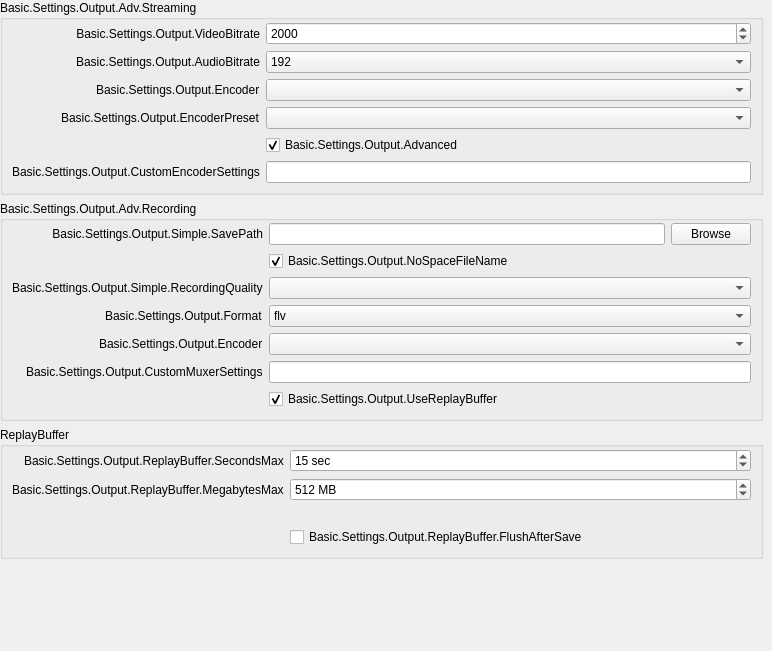
                  <widget class="QWidget" name="scrollAreaWidgetContents_3">
                   <property name="geometry">
                    <rect>
                     <x>0</x>
                     <y>0</y>
                     <width>772</width>
                     <height>651</height>
                    </rect>
                   </property>
                   <property name="sizePolicy">
                    <sizepolicy hsizetype="Preferred" vsizetype="Preferred">
                     <horstretch>0</horstretch>
                     <verstretch>0</verstretch>
                    </sizepolicy>
                   </property>
                   <layout class="QVBoxLayout" name="verticalLayout_52">
                    <property name="leftMargin">
                     <number>0</number>
                    </property>
                    <property name="topMargin">
                     <number>0</number>
                    </property>
                    <property name="rightMargin">
                     <number>9</number>
                    </property>
                    <property name="bottomMargin">
                     <number>0</number>
                    </property>
                    <item>
                     <widget class="QGroupBox" name="simpleStreamingGroupBox">
                      <property name="sizePolicy">
                       <sizepolicy hsizetype="Preferred" vsizetype="Maximum">
                        <horstretch>0</horstretch>
                        <verstretch>0</verstretch>
                       </sizepolicy>
                      </property>
                      <property name="title">
                       <string>Basic.Settings.Output.Adv.Streaming</string>
                      </property>
                      <layout class="QFormLayout" name="simpleStreamingLayout">
                       <property name="fieldGrowthPolicy">
                        <enum>QFormLayout::AllNonFixedFieldsGrow</enum>
                       </property>
                       <property name="labelAlignment">
                        <set>Qt::AlignRight|Qt::AlignTrailing|Qt::AlignVCenter</set>
                       </property>
                       <property name="leftMargin">
                        <number>9</number>
                       </property>
                       <property name="topMargin">
                        <number>2</number>
                       </property>
                       <property name="rightMargin">
                        <number>9</number>
                       </property>
                       <property name="bottomMargin">
                        <number>9</number>
                       </property>
                       <item row="0" column="0">
                        <widget class="QLabel" name="label_19">
                         <property name="minimumSize">
                          <size>
                           <width>170</width>
                           <height>0</height>
                          </size>
                         </property>
                         <property name="text">
                          <string>Basic.Settings.Output.VideoBitrate</string>
                         </property>
                         <property name="alignment">
                          <set>Qt::AlignRight|Qt::AlignTrailing|Qt::AlignVCenter</set>
                         </property>
                         <property name="buddy">
                          <cstring>simpleOutputVBitrate</cstring>
                         </property>
                        </widget>
                       </item>
                       <item row="0" column="1">
                        <widget class="QSpinBox" name="simpleOutputVBitrate">
                         <property name="minimum">
                          <number>200</number>
                         </property>
                         <property name="maximum">
                          <number>1000000</number>
                         </property>
                         <property name="value">
                          <number>2000</number>
                         </property>
                        </widget>
                       </item>
                       <item row="1" column="0">
                        <widget class="QLabel" name="label_20">
                         <property name="text">
                          <string>Basic.Settings.Output.AudioBitrate</string>
                         </property>
                         <property name="buddy">
                          <cstring>simpleOutputABitrate</cstring>
                         </property>
                        </widget>
                       </item>
                       <item row="1" column="1">
                        <widget class="QComboBox" name="simpleOutputABitrate">
                         <property name="currentIndex">
                          <number>8</number>
                         </property>
                         <item>
                          <property name="text">
                           <string>32</string>
                          </property>
                         </item>
                         <item>
                          <property name="text">
                           <string>48</string>
                          </property>
                         </item>
                         <item>
                          <property name="text">
                           <string>64</string>
                          </property>
                         </item>
                         <item>
                          <property name="text">
                           <string>80</string>
                          </property>
                         </item>
                         <item>
                          <property name="text">
                           <string>96</string>
                          </property>
                         </item>
                         <item>
                          <property name="text">
                           <string>112</string>
                          </property>
                         </item>
                         <item>
                          <property name="text">
                           <string>128</string>
                          </property>
                         </item>
                         <item>
                          <property name="text">
                           <string>160</string>
                          </property>
                         </item>
                         <item>
                          <property name="text">
                           <string>192</string>
                          </property>
                         </item>
                         <item>
                          <property name="text">
                           <string>256</string>
                          </property>
                         </item>
                         <item>
                          <property name="text">
                           <string>320</string>
                          </property>
                         </item>
                        </widget>
                       </item>
                       <item row="2" column="0">
                        <widget class="QLabel" name="simpleOutStrEncoderLabel">
                         <property name="text">
                          <string>Basic.Settings.Output.Encoder</string>
                         </property>
                         <property name="buddy">
                          <cstring>simpleOutRecEncoder</cstring>
                         </property>
                        </widget>
                       </item>
                       <item row="2" column="1">
                        <widget class="QComboBox" name="simpleOutStrEncoder"/>
                       </item>
                       <item row="3" column="0">
                        <widget class="QLabel" name="simpleOutPresetLabel">
                         <property name="enabled">
                          <bool>true</bool>
                         </property>
                         <property name="text">
                          <string>Basic.Settings.Output.EncoderPreset</string>
                         </property>
                         <property name="buddy">
                          <cstring>simpleOutPreset</cstring>
                         </property>
                        </widget>
                       </item>
                       <item row="3" column="1">
                        <widget class="QComboBox" name="simpleOutPreset"/>
                       </item>
                       <item row="4" column="1">
                        <widget class="QCheckBox" name="simpleOutAdvanced">
                         <property name="text">
                          <string>Basic.Settings.Output.Advanced</string>
                         </property>
                         <property name="checked">
                          <bool>true</bool>
                         </property>
                        </widget>
                       </item>
                       <item row="5" column="0">
                        <widget class="QLabel" name="label_23">
                         <property name="text">
                          <string>Basic.Settings.Output.CustomEncoderSettings</string>
                         </property>
                         <property name="buddy">
                          <cstring>simpleOutCustom</cstring>
                         </property>
                        </widget>
                       </item>
                       <item row="5" column="1">
                        <widget class="QLineEdit" name="simpleOutCustom"/>
                       </item>
                      </layout>
                     </widget>
                    </item>
                    <item>
                     <widget class="QGroupBox" name="simpleRecordingGroupBox">
                      <property name="sizePolicy">
                       <sizepolicy hsizetype="Preferred" vsizetype="Maximum">
                        <horstretch>0</horstretch>
                        <verstretch>0</verstretch>
                       </sizepolicy>
                      </property>
                      <property name="title">
                       <string>Basic.Settings.Output.Adv.Recording</string>
                      </property>
                      <layout class="QFormLayout" name="formLayout_6">
                       <property name="fieldGrowthPolicy">
                        <enum>QFormLayout::AllNonFixedFieldsGrow</enum>
                       </property>
                       <property name="labelAlignment">
                        <set>Qt::AlignRight|Qt::AlignTrailing|Qt::AlignVCenter</set>
                       </property>
                       <property name="leftMargin">
                        <number>9</number>
                       </property>
                       <property name="topMargin">
                        <number>2</number>
                       </property>
                       <property name="rightMargin">
                        <number>9</number>
                       </property>
                       <property name="bottomMargin">
                        <number>9</number>
                       </property>
                       <item row="0" column="0">
                        <widget class="QLabel" name="label_18">
                         <property name="minimumSize">
                          <size>
                           <width>170</width>
                           <height>0</height>
                          </size>
                         </property>
                         <property name="text">
                          <string>Basic.Settings.Output.Simple.SavePath</string>
                         </property>
                         <property name="alignment">
                          <set>Qt::AlignRight|Qt::AlignTrailing|Qt::AlignVCenter</set>
                         </property>
                         <property name="buddy">
                          <cstring>simpleOutputPath</cstring>
                         </property>
                        </widget>
                       </item>
                       <item row="0" column="1">
                        <layout class="QHBoxLayout" name="horizontalLayout_5">
                         <item>
                          <widget class="QLineEdit" name="simpleOutputPath">
                           <property name="enabled">
                            <bool>true</bool>
                           </property>
                          </widget>
                         </item>
                         <item>
                          <widget class="QPushButton" name="simpleOutputBrowse">
                           <property name="enabled">
                            <bool>true</bool>
                           </property>
                           <property name="text">
                            <string>Browse</string>
                           </property>
                          </widget>
                         </item>
                        </layout>
                       </item>
                       <item row="1" column="1">
                        <widget class="QCheckBox" name="simpleNoSpace">
                         <property name="text">
                          <string>Basic.Settings.Output.NoSpaceFileName</string>
                         </property>
                         <property name="checked">
                          <bool>true</bool>
                         </property>
                        </widget>
                       </item>
                       <item row="2" column="0">
                        <widget class="QLabel" name="label_26">
                         <property name="text">
                          <string>Basic.Settings.Output.Simple.RecordingQuality</string>
                         </property>
                         <property name="buddy">
                          <cstring>simpleOutRecQuality</cstring>
                         </property>
                        </widget>
                       </item>
                       <item row="2" column="1">
                        <widget class="QComboBox" name="simpleOutRecQuality"/>
                       </item>
                       <item row="3" column="0">
                        <widget class="QLabel" name="simpleOutRecFormatLabel">
                         <property name="text">
                          <string>Basic.Settings.Output.Format</string>
                         </property>
                         <property name="buddy">
                          <cstring>simpleOutRecFormat</cstring>
                         </property>
                        </widget>
                       </item>
                       <item row="3" column="1">
                        <widget class="QComboBox" name="simpleOutRecFormat">
                         <item>
                          <property name="text">
                           <string notr="true">flv</string>
                          </property>
                         </item>
                         <item>
                          <property name="text">
                           <string notr="true">mp4</string>
                          </property>
                         </item>
                         <item>
                          <property name="text">
                           <string notr="true">mov</string>
                          </property>
                         </item>
                         <item>
                          <property name="text">
                           <string notr="true">mkv</string>
                          </property>
                         </item>
                         <item>
                          <property name="text">
                           <string notr="true">ts</string>
                          </property>
                         </item>
                         <item>
                          <property name="text">
                           <string notr="true">m3u8</string>
                          </property>
                         </item>
                        </widget>
                       </item>
                       <item row="4" column="0">
                        <widget class="QLabel" name="simpleOutRecEncoderLabel">
                         <property name="text">
                          <string>Basic.Settings.Output.Encoder</string>
                         </property>
                         <property name="buddy">
                          <cstring>simpleOutRecEncoder</cstring>
                         </property>
                        </widget>
                       </item>
                       <item row="4" column="1">
                        <widget class="QComboBox" name="simpleOutRecEncoder"/>
                       </item>
                       <item row="5" column="0">
                        <widget class="QLabel" name="label_420">
                         <property name="text">
                          <string>Basic.Settings.Output.CustomMuxerSettings</string>
                         </property>
                         <property name="buddy">
                          <cstring>simpleOutMuxCustom</cstring>
                         </property>
                        </widget>
                       </item>
                       <item row="5" column="1">
                        <widget class="QLineEdit" name="simpleOutMuxCustom"/>
                       </item>
                       <item row="6" column="1">
                        <widget class="QCheckBox" name="simpleReplayBuf">
                         <property name="text">
                          <string>Basic.Settings.Output.UseReplayBuffer</string>
                         </property>
                         <property name="checked">
                          <bool>true</bool>
                         </property>
                        </widget>
                       </item>
                      </layout>
                     </widget>
                    </item>
                    <item>
                     <widget class="QGroupBox" name="replayBufferGroupBox">
                      <property name="title">
                       <string>ReplayBuffer</string>
                      </property>
                      <layout class="QFormLayout" name="formLayout_24">
                       <property name="fieldGrowthPolicy">
                        <enum>QFormLayout::AllNonFixedFieldsGrow</enum>
                       </property>
                       <property name="labelAlignment">
                        <set>Qt::AlignRight|Qt::AlignTrailing|Qt::AlignVCenter</set>
                       </property>
                       <property name="leftMargin">
                        <number>9</number>
                       </property>
                       <property name="topMargin">
                        <number>2</number>
                       </property>
                       <property name="rightMargin">
                        <number>9</number>
                       </property>
                       <property name="bottomMargin">
                        <number>9</number>
                       </property>
                       <item row="0" column="0">
                        <widget class="QLabel" name="label_35">
                         <property name="text">
                          <string>Basic.Settings.Output.ReplayBuffer.SecondsMax</string>
                         </property>
                        </widget>
                       </item>
                       <item row="0" column="1">
                        <widget class="QSpinBox" name="simpleRBSecMax">
                         <property name="suffix">
                          <string notr="true"> sec</string>
                         </property>
                         <property name="minimum">
                          <number>5</number>
                         </property>
                         <property name="maximum">
                          <number>21600</number>
                         </property>
                         <property name="value">
                          <number>15</number>
                         </property>
                        </widget>
                       </item>
                       <item row="1" column="0">
                        <widget class="QLabel" name="simpleRBMegsMaxLabel">
                         <property name="text">
                          <string>Basic.Settings.Output.ReplayBuffer.MegabytesMax</string>
                         </property>
                        </widget>
                       </item>
                       <item row="1" column="1">
                        <widget class="QSpinBox" name="simpleRBMegsMax">
                         <property name="suffix">
                          <string notr="true"> MB</string>
                         </property>
                         <property name="minimum">
                          <number>20</number>
                         </property>
                         <property name="maximum">
                          <number>8192</number>
                         </property>
                         <property name="value">
                          <number>512</number>
                         </property>
                        </widget>
                       </item>
                       <item row="2" column="1">
                        <widget class="QLabel" name="simpleRBEstimate">
                         <property name="text">
                          <string notr="true"/>
                         </property>
                        </widget>
                       </item>
                       <item row="3" column="1">
                        <widget class="QCheckBox" name="simpleRBFlush">
                         <property name="text">
                          <string>Basic.Settings.Output.ReplayBuffer.FlushAfterSave</string>
                         </property>
                        </widget>
                       </item>
                      </layout>
                     </widget>
                    </item>
                    <item>
                     <layout class="QVBoxLayout" name="simpleOutInfoLayout">
                      <property name="leftMargin">
                       <number>10</number>
                      </property>
                      <property name="topMargin">
                       <number>10</number>
                      </property>
                      <property name="rightMargin">
                       <number>10</number>
                      </property>
                      <property name="bottomMargin">
                       <number>10</number>
                      </property>
                     </layout>
                    </item>
                    <item>
                     <widget class="QFrame" name="simpleOutputContainer">
                      <property name="minimumSize">
                       <size>
                        <width>0</width>
                        <height>20</height>
                       </size>
                      </property>
                      <layout class="QVBoxLayout" name="verticalLayout_4">
                       <property name="leftMargin">
                        <number>0</number>
                       </property>
                       <property name="topMargin">
                        <number>0</number>
                       </property>
                       <property name="rightMargin">
                        <number>0</number>
                       </property>
                       <property name="bottomMargin">
                        <number>0</number>
                       </property>
                      </layout>
                     </widget>
                    </item>
                    <item>
                     <spacer name="verticalSpacer_2">
                      <property name="orientation">
                       <enum>Qt::Vertical</enum>
                      </property>
                      <property name="sizeHint" stdset="0">
                       <size>
                        <width>20</width>
                        <height>10</height>
                       </size>
                      </property>
                     </spacer>
                    </item>
                   </layout>
                  </widget>
